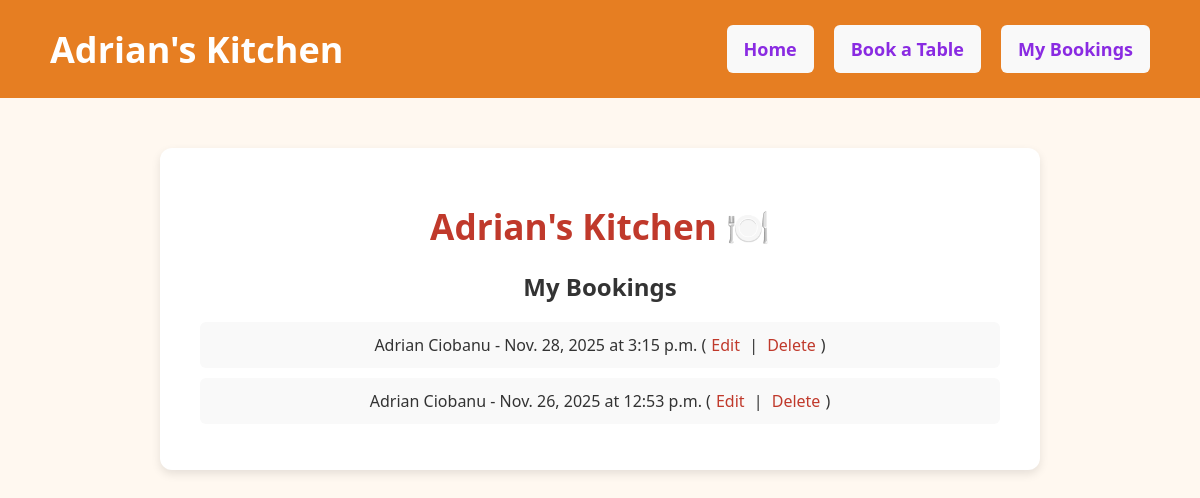
The app's page /bookings/, older data.
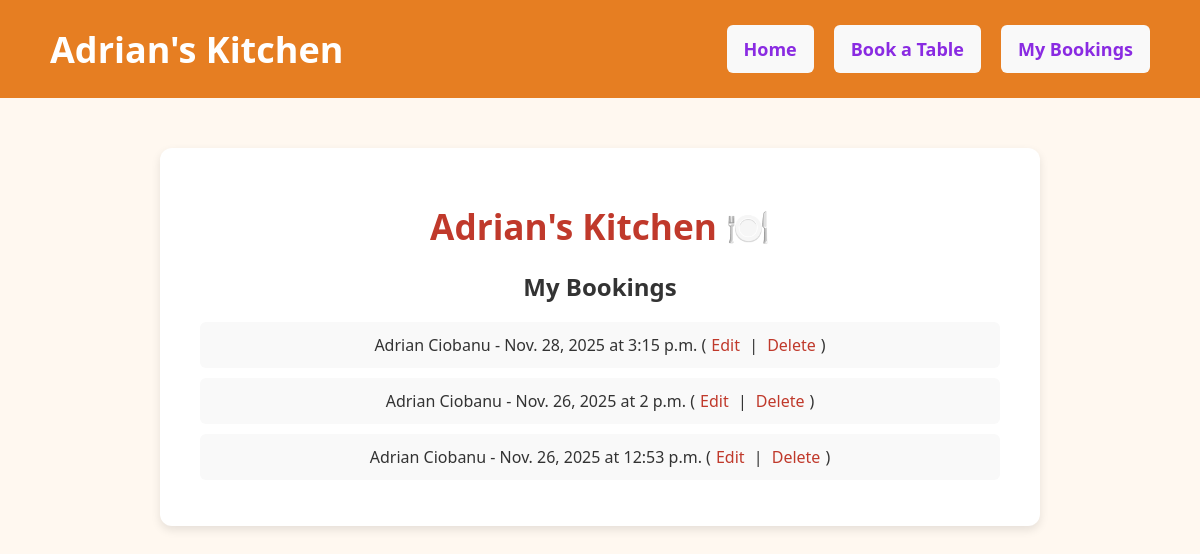
The same page, newer data.
### bookings/models.py (models this page shows, shortened)
class Booking(models.Model):
    name = models.CharField(max_length=100)
    email = models.EmailField()
    phone = models.CharField(max_length=20)
    date = models.DateField()
    time = models.TimeField()
    people = models.PositiveIntegerField()
    created_at = models.DateField(auto_now_add=True)

### bookings/views.py (the view)
# urls.py: path('bookings/', views.view_bookings, name='view_bookings'),
def view_bookings(request):
    bookings = Booking.objects.all().order_by('-date', '-time')
    return render(request, 'view_bookings.html', {'bookings': bookings})

### bookings/templates/view_bookings.html (shortened to what this page needs)
{% extends "base.html" %}
{% block content %}
    <h2>My Bookings</h2>
    {% if bookings %}
        <ul>
            {% for booking in bookings %}
                <li>
                    {{ booking.name }} - {{ booking.date }} at {{ booking.time }}
                    (<a href="{% url 'edit_booking' booking.id %}">Edit</a> |
                     <a href="{% url 'delete_booking' booking.id %}">Delete</a>)
                </li>
            {% endfor %}
        </ul>
    {% else %}
        <p>No bookings yet.</p>
    {% endif %}
{% endblock %}

Row changes from the older to the newer data that the page shows:
added Booking: name "Adrian Ciobanu", date "Nov. 26, 2025", time "2 p.m."
